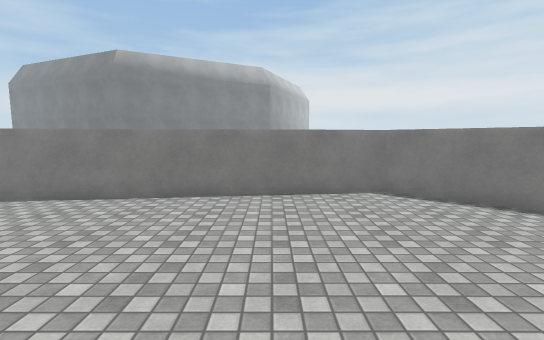
view 1 (above)

12 first-person views from a walk through a Unity game level. The camera is 1.5 m above the floor, tilts 6° down and sees 85° across. The floor is counted in squares, 1 m on a side. Each view is taken from the middle of a square. On the plan, view 1 faces up. The plan holds only what a view shows up to about 15 squares ahead; the rest is blank. The place goes on beyond the plan. The player is left out. Surface patterns are stand-ins for the level's own textures.

view 2
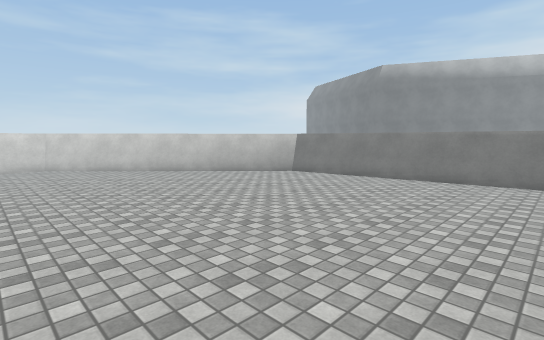

view 3
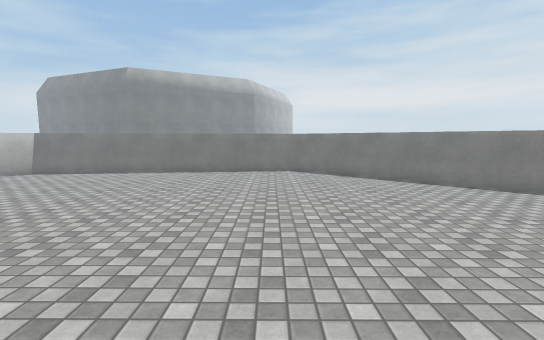

view 4
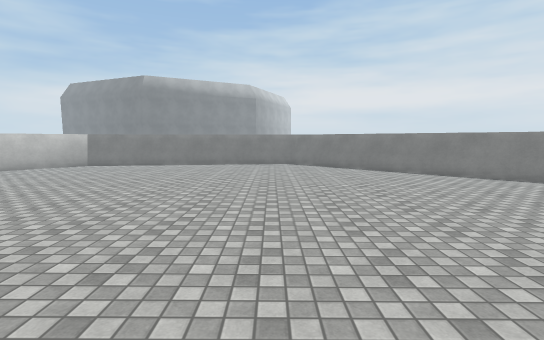

view 5
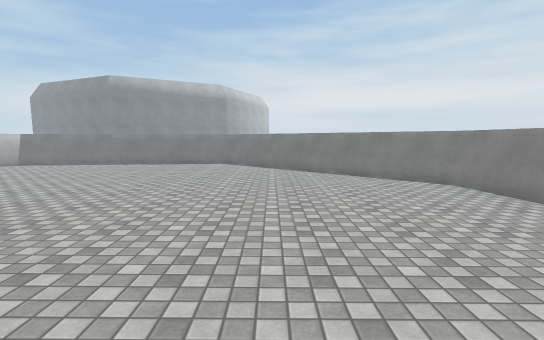

view 6
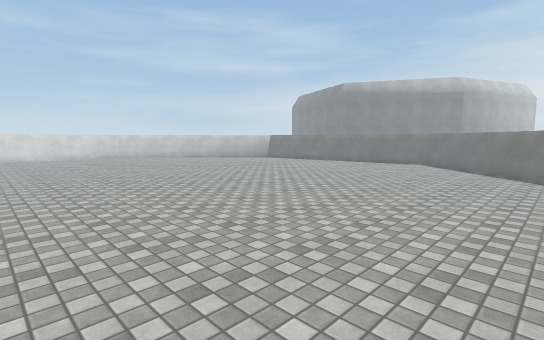

view 7
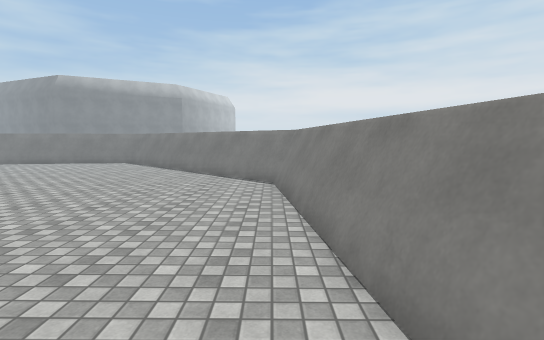

view 8
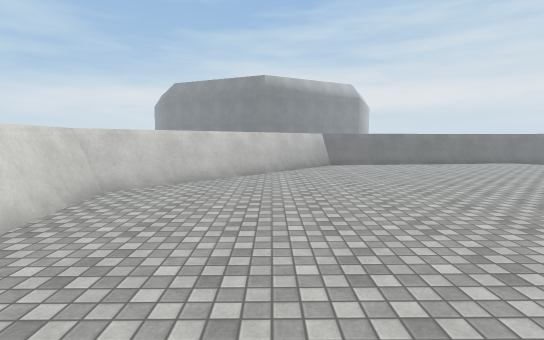

view 9
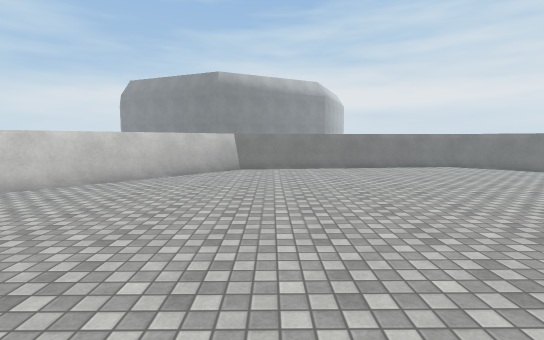

view 10
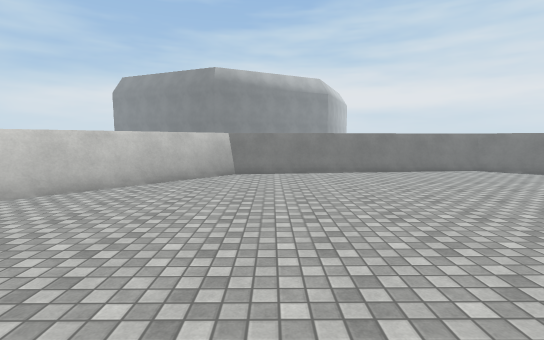

view 11
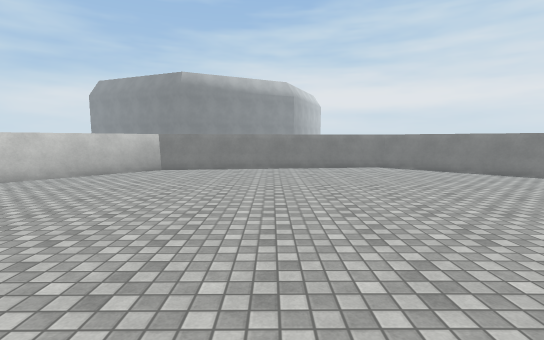

view 12
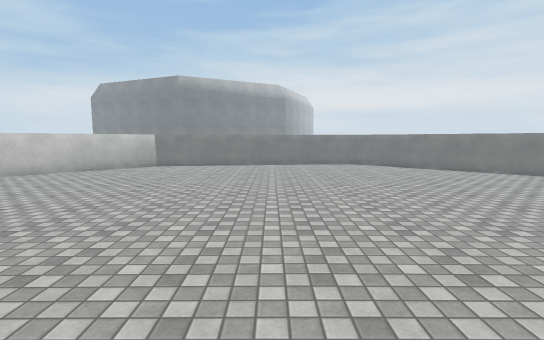

### Floor plan
Points are (right, up) in squares from view 1. A wall is a line through its corners. A room is listed if a view was taken in it or the views show most of it. See-through windows are left out.
Room 1 (views 1, 2, 3, 4, 5, 6, 7, 8, 9, 10, 11, 12)
walls: (13.5, -8.5) (12.4, 0.4); (-3.7, 8.5) (-7.3, 8); (13.7, -8.3) (12.6, 0.5) (3.6, 8.9) (-8.8, 7.4) (-17.3, -1.6) (-16.9, -4.8); (13.9, -8) (12.8, 0.5) (3.6, 9.2) (-9, 7.6) (-17.5, -1.5) (-17.2, -4.3); (0.5, 9) (-2.9, 8.6)
low walls: (12.6, -3.5) (12.5, -2.4); (13.2, -8.3) (12.6, -3.6); (-7.5, 7.3) (-8.7, 7.1) (-17.1, -1.8) (-16.7, -5); (0.6, 8.3) (-6.1, 7.5); (12.2, -0.5) (12.1, 0.4); (-17, -1.6) (-16.5, -5.2); (12.4, 0.4) (3.5, 8.7) (1.9, 8.5)

Where each view was taken, in squares from view 1:
view 1: 0 up, 0 right, facing up
view 2: 4 down, 1 right, facing up-left
view 3: 6 down, 2 right, facing up
view 4: 10 down, 2 right, facing up
view 5: 10 down, 6 right, facing up
view 6: 10 down, 9 right, facing up-left
view 7: 10 down, 12 right, facing up
view 8: 10 down, 12 left, facing up
view 9: 8 down, 7 left, facing up
view 10: 6 down, 7 left, facing up
view 11: 8 down, 3 left, facing up
view 12: 10 down, 2 left, facing up
